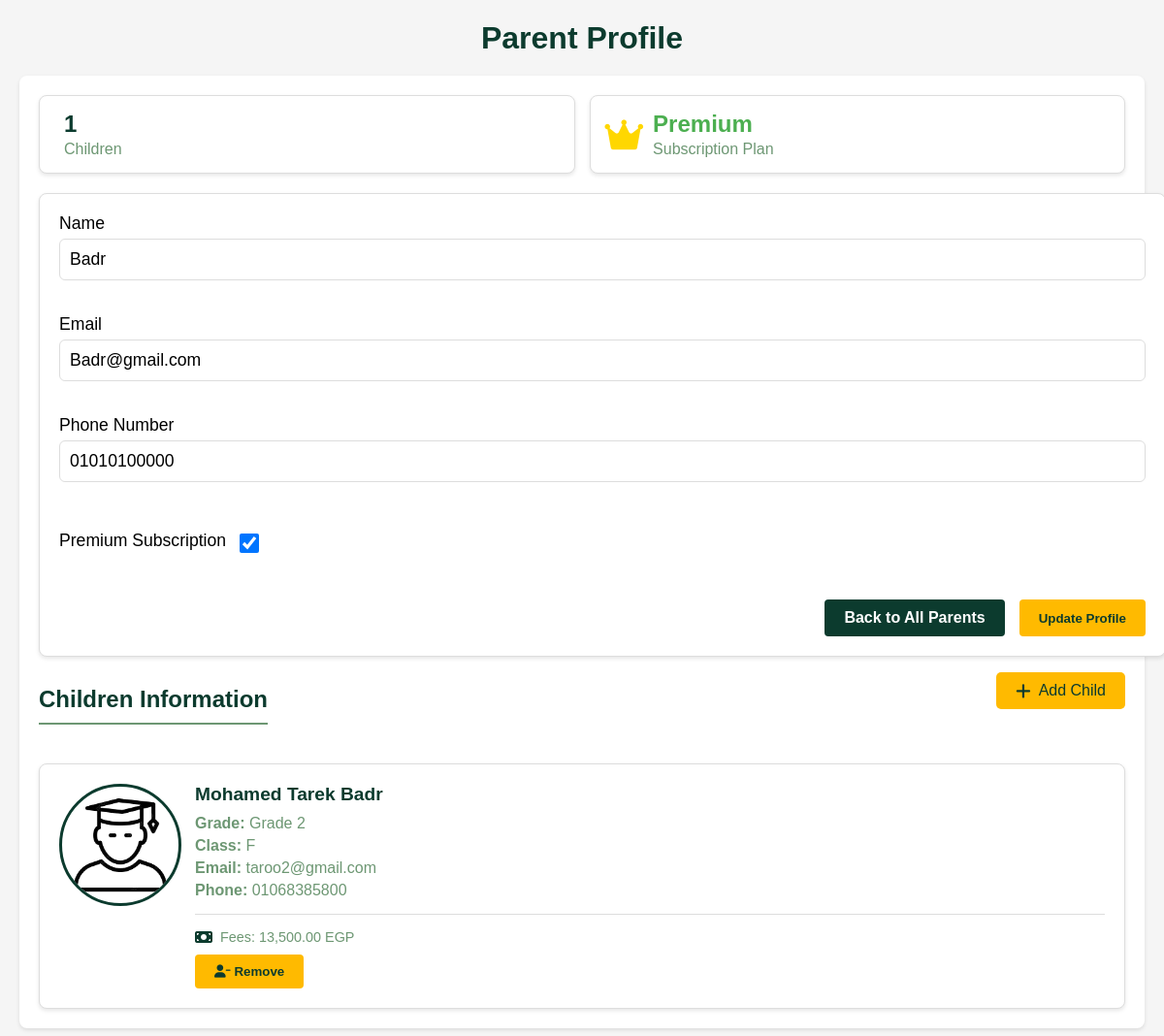
Page /Admin/ParentProfile.php?id=4 (signed in) on the committed database.
### tables this page shows
CREATE TABLE `parents` (
  `ParentID` int(11) NOT NULL,
  `ParentName` varchar(255) NOT NULL,
  `ParentEmail` varchar(255) NOT NULL,
  `ParentPass` varchar(255) NOT NULL,
  `ParentNumber` varchar(255) NOT NULL,
  `Is_subscribed` int(11) NOT NULL DEFAULT 0
);

CREATE TABLE `students` (
  `StudentID` int(11) NOT NULL,
  `StudentName` varchar(255) NOT NULL,
  `StudentEmail` varchar(255) NOT NULL,
  `StudentPass` varchar(255) NOT NULL,
  `StudentAddress` varchar(255) NOT NULL,
  `StudentNumber` varchar(255) NOT NULL,
  `FeePayment` tinyint(1) NOT NULL,
  `Grade` int(11) NOT NULL,
  `Class` int(11) NOT NULL,
  `Picture` longtext NOT NULL DEFAULT 'studentpp.png'
);

CREATE TABLE `grades` (
  `GradeID` int(11) NOT NULL,
  `GradeNumber` varchar(255) NOT NULL,
  `FeeAmount` decimal(10,0) NOT NULL
);

CREATE TABLE `class` (
  `ClassID` int(11) NOT NULL,
  `ClassName` varchar(255) NOT NULL
);

### Admin/ParentProfile.php (the view, shortened to what this page needs)
<?php
include '../connection.php';
$currentAdminId = $_SESSION['AdminID'];
$currentAdminQuery = "SELECT RoleId FROM admins WHERE AdminID = '$currentAdminId'";
$currentAdminResult = mysqli_query($connect, $currentAdminQuery);
$currentAdmin = mysqli_fetch_assoc($currentAdminResult);
$isAdministrator = ($currentAdmin['RoleId'] == 1);
$parentId = mysqli_real_escape_string($connect, $_GET['id']);
$query = "SELECT * FROM parents WHERE ParentID = '$parentId'";
$result = mysqli_query($connect, $query);
$parent = mysqli_fetch_assoc($result);
$childrenQuery = "SELECT s.*, c.ClassName, g.GradeNumber, g.FeeAmount,
                 (SELECT SUM(p.TotalPrice) FROM payments p WHERE p.StudentID = s.StudentID) as total_payments
                 FROM students s
                 JOIN family f ON s.StudentID = f.StudentID
                 LEFT JOIN class c ON s.Class = c.ClassID
                 LEFT JOIN grades g ON s.Grade = g.GradeID
                 WHERE f.ParentID = '$parentId'
                 ORDER BY s.StudentName";
$childrenResult = mysqli_query($connect, $childrenQuery);
$childrenCount = mysqli_num_rows($childrenResult);
?>
<!DOCTYPE html>
<html lang="en">
<head>
    <link rel="stylesheet" href="css/TeacherProfile.css">
    <link rel="stylesheet" href="css/ParentProfile.css">
    <link rel="stylesheet" href="https://cdnjs.cloudflare.com/ajax/libs/font-awesome/6.0.0/css/all.min.css">
</head>
<body>
    <div class="container">
        <h1>Parent Profile</h1>
    </div>
    <div class="edit-section">
        <div class="dashboard-summary">
            <div class="summary-card">
                <div class="summary-info">
                    <h3><?php echo $childrenCount; ?></h3>
                    <p>Children</p>
                </div>
            </div>
            <div class="summary-card">
                <i class="<?php echo $parent['Is_subscribed'] ? 'fas fa-crown' : 'fas fa-user'; ?>"></i>
                <div class="summary-info">
                    <h3><?php echo $parent['Is_subscribed'] ? 'Premium' : 'Free'; ?></h3>
                    <p>Subscription Plan</p>
                </div>
            </div>
        </div>
        <div class="edit-container">
            <form method="post">
                <div class="profile-section">
                    <div class="profile-info wide">
                        <div class="info-group">
                            <label for="name">Name</label>
                            <input type="text" id="name" name="name"
                                   value="<?php echo htmlspecialchars($parent['ParentName']); ?>"
                                   <?php echo !$isAdministrator ? 'readonly' : ''; ?> required>
                        </div>
                        <div class="info-group">
                            <label for="email">Email</label>
                            <input type="email" id="email" name="email"
                                   value="<?php echo htmlspecialchars($parent['ParentEmail']); ?>"
                                   <?php echo !$isAdministrator ? 'readonly' : ''; ?> required>
                        </div>
                        <div class="info-group">
                            <label for="phone">Phone Number</label>
                            <input type="tel" id="phone" name="phone"
                                   value="<?php echo htmlspecialchars($parent['ParentNumber']); ?>"
                                   <?php echo !$isAdministrator ? 'readonly' : ''; ?> required>
                        </div>
                        <div class="info-group checkbox-group">
                            <label for="is_subscribed">Premium Subscription</label>
                            <input type="checkbox" id="is_subscribed" name="is_subscribed"
                                   <?php echo $parent['Is_subscribed'] ? 'checked' : ''; ?>
                                   <?php echo !$isAdministrator ? 'disabled' : ''; ?>>
                        </div>
                    </div>
                </div>
                <div class="buttons">
                    <a href="AllParents.php" class="btn back-btn">Back to All Parents</a>
                    <?php if ($isAdministrator): ?>
                        <button type="submit" name="update" class="btn">Update Profile</button>
                    <?php endif; ?>
                </div>
            </form>
        </div>
        <div class="section-header">
            <h2 class="section-title">Children Information</h2>
            <form method="post" style="display: inline;">
                <button type="submit" name="add_child" class="add-child-btn">
                    <i class="fas fa-plus"></i> Add Child
                </button>
            </form>
        </div>
        <div class="children-cards">
            <?php while($child = mysqli_fetch_assoc($childrenResult)): ?>
                <div class="child-card">
                    <div class="child-image">
                        <img src="../Media/<?php echo htmlspecialchars($child['Picture']); ?>"
                             alt="<?php echo htmlspecialchars($child['StudentName']); ?>">
                    </div>
                    <div class="child-details">
                        <h3 class="child-name">
                            <a href="StudentProfile.php?id=<?php echo $child['StudentID']; ?>">
                                <?php echo htmlspecialchars($child['StudentName']); ?>
                            </a>
                        </h3>
                        <p class="child-info">
                            <strong>Grade:</strong> <?php echo htmlspecialchars($child['GradeNumber']); ?>
                        </p>
                        <p class="child-info">
                            <strong>Class:</strong> <?php echo htmlspecialchars($child['ClassName']); ?>
                        </p>
                        <p class="child-info">
                            <strong>Email:</strong> <?php echo htmlspecialchars($child['StudentEmail']); ?>
                        </p>
                        <p class="child-info">
                            <strong>Phone:</strong> <?php echo htmlspecialchars($child['StudentNumber']); ?>
                        </p>
                        <div class="child-stats">
                            <div class="stat">
                                <i class="fas fa-money-bill"></i>
                                <span>Fees: <?php echo number_format($child['FeeAmount'], 2); ?> EGP</span>
                            </div>
                        </div>
                        <form method="post" onsubmit="return confirm('Are you sure you want to remove this child from this parent?');" style="margin-top:10px;">
                            <button type="submit" name="remove_child" class="btn btn-danger btn-sm">
                                <i class="fas fa-user-minus"></i> Remove
                            </button>
                        </form>
                    </div>
                </div>
            <?php endwhile; ?>
        </div>
    </div>
</body>
</html>

### Admin/CSS/TeacherProfile.css (style rules this page uses)
:root { --primary-color: #0c3b2e; --secondary-color: #6d9773; --accent-color: #ffba00; --background-color: #f5f5f5; --text-color: #0c3b2e; --text-light: #6d9773; --white: #ffffff; --border-color: #ddd; --shadow-color: rgba(0,0,0,0.1); }
body { font-family: Arial, sans-serif; margin: 20px; background-color: var(--background-color); }
h1, h2 { color: var(--primary-color); }
h1 { text-align: center; margin-bottom: 20px; }
h2 { padding-bottom: 8px; margin-top: 40px; }
.edit-section { background: var(--white); padding: 20px; border-radius: 8px; box-shadow: 0 2px 4px var(--shadow-color); margin-bottom: 30px; }
.edit-container { max-width: 800px; margin: 0 auto; }
.profile-section { display: flex; gap: 30px; margin-bottom: 30px; }
.profile-info { flex: 1; }
.info-group { margin-bottom: 15px; }
.info-group label { display: block; color: var(--primary-color); margin-bottom: 5px; font-weight: bold; }
.info-group input, .info-group select { width: 100%; padding: 8px; border: 1px solid var(--border-color); border-radius: 4px; }
.buttons { display: flex; gap: 15px; justify-content: flex-end; margin-top: 20px; }
.btn { padding: 10px 20px; border-radius: 4px; font-weight: bold; text-decoration: none; transition: background-color 0.3s; border: none; cursor: pointer; }
.back-btn { background-color: var(--primary-color); color: var(--white); }
button[type="submit"] { background-color: var(--accent-color); color: var(--primary-color); }

### Admin/CSS/ParentProfile.css (style rules this page uses)
.dashboard-summary { display: grid; grid-template-columns: repeat(auto-fit, minmax(200px, 1fr)); gap: 15px; margin-bottom: 20px; }
.summary-card { background: var(--white); border-radius: 8px; padding: 15px; box-shadow: 0 2px 4px var(--shadow-color); border: 1px solid var(--border-color); display: flex; align-items: center; gap: 10px; }
.summary-card i { font-size: 2em; color: var(--primary-color); }
.summary-info h3 { margin: 0; font-size: 1.5em; color: var(--primary-color); }
.summary-info p { margin: 3px 0 0; color: var(--text-light); }
.edit-container { background: var(--white); border-radius: 8px; padding: 20px; box-shadow: 0 2px 4px var(--shadow-color); border: 1px solid var(--border-color); margin-bottom: 20px; width: 100%; max-width: 1600px; margin: 0 auto; }
.profile-info.wide { display: grid; grid-template-columns: repeat(auto-fit, minmax(600px, 1fr)); gap: 20px; width: 100%; }
.info-group { margin-bottom: 15px; }
.info-group label { display: block; margin-bottom: 5px; color: var(--text-dark); font-weight: 500; font-size: 1.1em; }
.info-group input[type="text"], .info-group input[type="email"], .info-group input[type="tel"] { width: 100%; padding: 10px; border: 1px solid var(--border-color); border-radius: 6px; font-size: 1.1em; box-sizing: border-box; min-width: 500px; }
.children-cards { display: grid; grid-template-columns: repeat(auto-fit, minmax(350px, 1fr)); gap: 20px; margin-top: 20px; }
.child-card { background: var(--white); border-radius: 8px; padding: 20px; box-shadow: 0 2px 4px var(--shadow-color); border: 1px solid var(--border-color); display: flex; gap: 20px; transition: transform 0.2s; }
.child-image { width: 120px; height: 120px; flex-shrink: 0; }
.child-image img { width: 100%; height: 100%; object-fit: cover; border-radius: 50%; border: 3px solid var(--primary-color); }
.child-details { flex-grow: 1; }
.child-name { color: var(--primary-color); margin: 0 0 10px 0; font-size: 1.2em; }
.child-name a { color: inherit; text-decoration: none; }
.child-info { color: var(--text-light); margin: 5px 0; }
.child-stats { display: flex; gap: 15px; margin-top: 15px; padding-top: 15px; border-top: 1px solid var(--border-color); }
.stat { display: flex; align-items: center; gap: 8px; }
.stat i { color: var(--primary-color); }
.stat span { color: var(--text-light); font-size: 0.9em; }
.section-title { color: var(--primary-color); margin: 30px 0 20px 0; font-size: 1.5em; text-align: left; border-bottom: 2px solid var(--secondary-color); padding-bottom: 10px; }
.checkbox-group { display: flex; align-items: center; gap: 10px; margin-top: 15px; }
.checkbox-group input[type="checkbox"] { width: 20px; height: 20px; cursor: pointer; }
.checkbox-group label { cursor: pointer; font-weight: 500; }
.summary-card .fa-crown { color: #ffd700; font-size: 2.2em; }
.summary-card:nth-child(2) h3 { color: #4CAF50; }

### rows in the picture
parents: name "Badr", email "Badr@gmail.com", phone "01010100000", Is_subscribed "☑"
students: Picture (picture), StudentName "Mohamed Tarek Badr", Grade.GradeNumber "Grade 2", Class.ClassName "F", StudentEmail "taroo2@gmail.com", StudentNumber "01068385800", Grade.FeeAmount "13,500.00"

### other values in the picture
$childrenCount "1"
